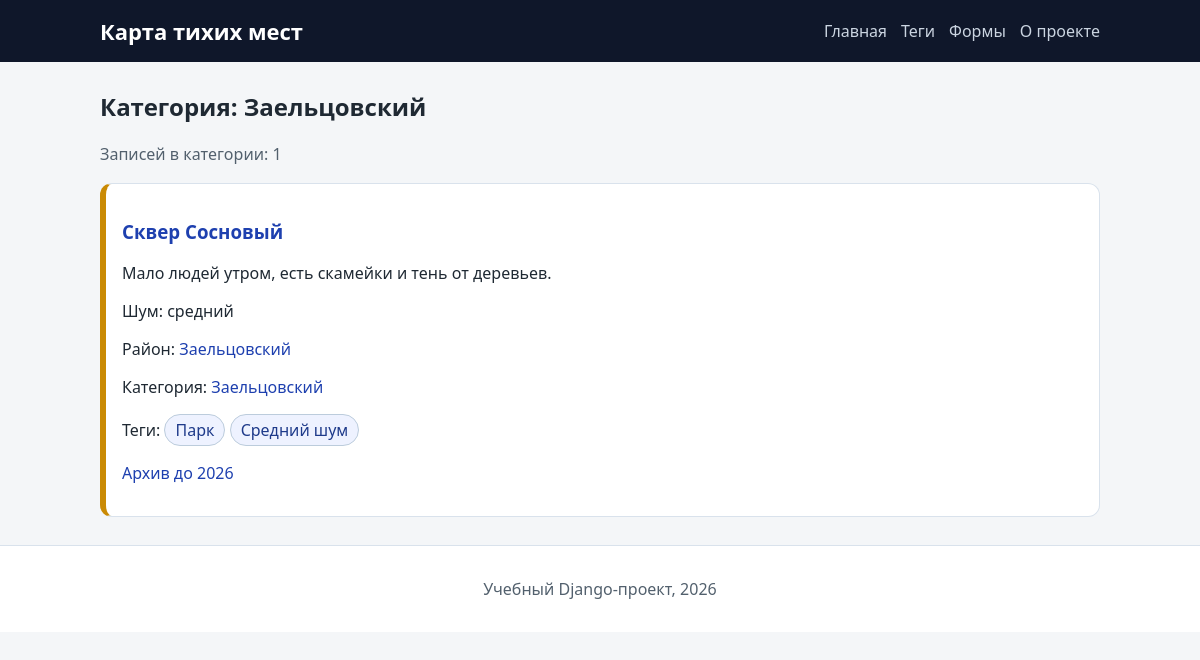
/categories/zaeltsovskiy/, run on an earlier commit of the app's database.
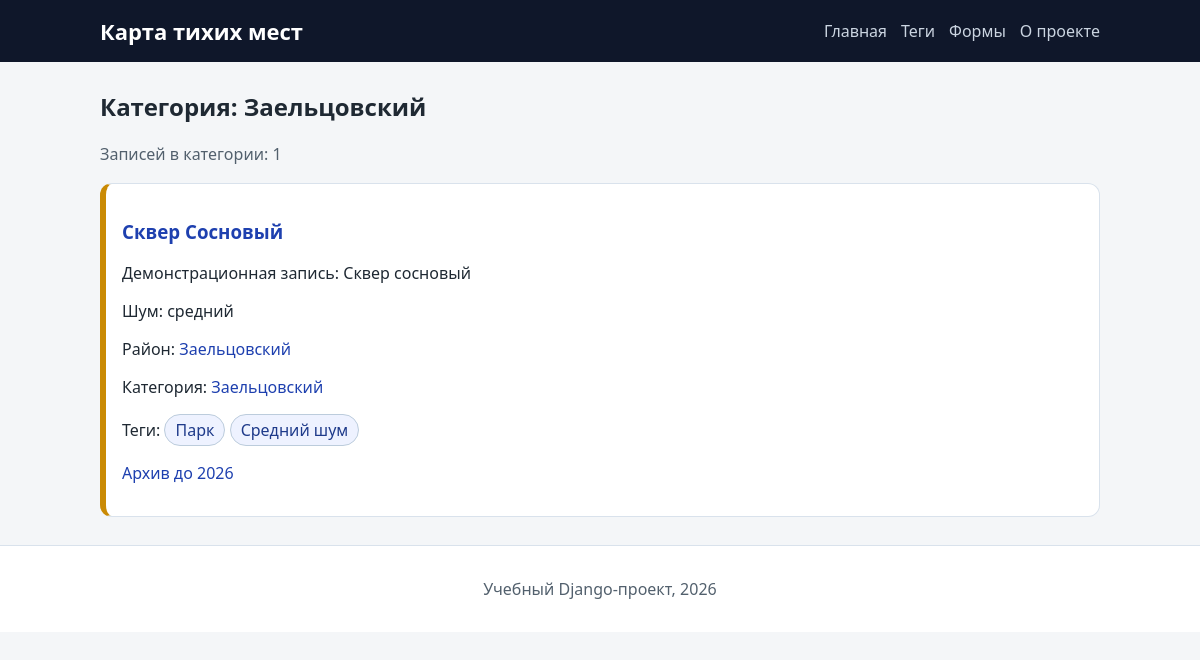
And on a later commit of the database.
### spots/models.py (models this page shows, shortened)
class Spot(models.Model):
    class NoiseLevel(models.IntegerChoices):
        LOW = 1, "Низкий"
        MEDIUM = 2, "Средний"
        HIGH = 3, "Высокий"
    class PublicationStatus(models.IntegerChoices):
        DRAFT = 0, "Черновик"
        PUBLISHED = 1, "Опубликовано"
    title = models.CharField(max_length=255, verbose_name="Название места")
    slug = models.SlugField(max_length=255, unique=True, db_index=True)
    content = models.TextField(blank=True, verbose_name="Описание")
    photo = models.ImageField(
        upload_to=spot_photo_upload_to,
        blank=True,
        null=True,
        verbose_name="Фотография",
    )
    area = models.CharField(max_length=120, verbose_name="Район")
    area_slug = models.SlugField(max_length=120, db_index=True)
    category = models.ForeignKey(
        Category,
        on_delete=models.PROTECT,
        related_name="spots",
        verbose_name="Категория",
    )
    noise_level = models.PositiveSmallIntegerField(
        choices=NoiseLevel.choices,
        default=NoiseLevel.MEDIUM,
        verbose_name="Уровень шума",
    )
    time_create = models.DateTimeField(auto_now_add=True, verbose_name="Создано")
    time_update = models.DateTimeField(auto_now=True, verbose_name="Обновлено")
    status = models.PositiveSmallIntegerField(
        choices=PublicationStatus.choices,
        default=PublicationStatus.PUBLISHED,
        db_index=True,
        verbose_name="Статус публикации",
    )
    tags = models.ManyToManyField(
        Tag,
        blank=True,
        related_name="spots",
        verbose_name="Теги",
    )
    objects = models.Manager()
    published = PublishedSpotManager()
    class Meta:
        verbose_name = "Тихое место"
        verbose_name_plural = "Тихие места"
        ordering = ["-time_create"]
        indexes = [
            models.Index(fields=["-time_create"]),
            models.Index(fields=["status"]),
            models.Index(fields=["area_slug"]),
        ]
    def get_absolute_url(self):
        return reverse("spot_detail", kwargs={"spot_slug": self.slug})

class Category(models.Model):
    name = models.CharField(max_length=100, db_index=True, verbose_name="Категория")
    slug = models.SlugField(max_length=120, unique=True, db_index=True)
    class Meta:
        verbose_name = "Категория"
        verbose_name_plural = "Категории"
        ordering = ["name"]
    def get_absolute_url(self):
        return reverse("category", kwargs={"category_slug": self.slug})

### spots/views.py (the view)
# urls.py: path("categories/<slug:category_slug>/", views.category, name="category"),
def category(request, category_slug: str):
    try:
        category_obj = Category.objects.get(slug=category_slug)
    except Category.DoesNotExist as exc:
        raise Http404("Категория не найдена") from exc
    spots = (
        Spot.published.filter(category=category_obj)
        .select_related("category")
        .prefetch_related("tags", "detail")
    )
    data = build_base_context(f"Категория: {category_obj.name}")
    data["category_obj"] = category_obj
    data["spots"] = spots
    return render(request, "spots/category.html", data)

### spots/converters.py (called while the page is built)
    def to_url(self, value):
        return "%04d" % value

### spots/data.py (called while the page is built)
def build_base_context(title: str) -> dict:
    return {
        "title": title,
        "menu": MENU,
        "current_year": get_current_year(),
    }

def get_current_year() -> int:
    return datetime.now().year

### spots/models.py (called while the page is built)
    def get_queryset(self):
        return super().get_queryset().filter(
            status=Spot.PublicationStatus.PUBLISHED
        )

    def get_absolute_url(self):
        return reverse("tag", kwargs={"tag_slug": self.slug})

### spots/templatetags/spots_tags.py (called while the page is built)
@register.simple_tag
def noise_badge(level: str) -> str:
    labels = {
        Spot.NoiseLevel.LOW: "низкий",
        Spot.NoiseLevel.MEDIUM: "средний",
        Spot.NoiseLevel.HIGH: "высокий",
        "low": "низкий",
        "medium": "средний",
        "high": "высокий",
    }
    return labels.get(level, "неизвестный")

@register.filter
def noise_class(level: str) -> str:
    classes = {
        Spot.NoiseLevel.LOW: "noise-low",
        Spot.NoiseLevel.MEDIUM: "noise-medium",
        Spot.NoiseLevel.HIGH: "noise-high",
        "low": "noise-low",
        "medium": "noise-medium",
        "high": "noise-high",
    }
    return classes.get(level, "noise-unknown")

### spots/templates/spots/category.html
{% extends "spots/base.html" %}
{% load spots_tags %}
{% block content %}
    <h2>{{ title }}</h2>
    <p class="muted">Записей в категории: {{ spots|length }}</p>
    <ul class="cards">
        {% for spot in spots %}
            {% include "spots/includes/spot_card.html" with spot=spot %}
        {% empty %}
            <li class="card">В этой категории пока нет опубликованных мест.</li>
        {% endfor %}
    </ul>
{% endblock %}

### spots/templates/spots/includes/spot_card.html (shortened to what this page needs)
{% load spots_tags %}
<li class="card {{ spot.noise_level|noise_class }}">
    <h3><a href="{{ spot.get_absolute_url }}">{{ spot.title|title }}</a></h3>
    <p>{{ spot.content|truncatechars:85 }}</p>
    <p>Шум: {% noise_badge spot.noise_level %}</p>
    <p>Район: <a href="{% url 'area' spot.area_slug %}">{{ spot.area }}</a></p>
    <p>Категория: <a href="{{ spot.category.get_absolute_url }}">{{ spot.category.name }}</a></p>
    {% with spot_tags=spot.tags.all %}
        {% if spot_tags %}
            <p class="tag-list">
                Теги:
                {% for tag in spot_tags %}
                    <a class="tag-chip" href="{{ tag.get_absolute_url }}">{{ tag.name }}</a>
                {% endfor %}
            </p>
        {% endif %}
    {% endwith %}
    <p><a href="{% url 'archive' spot.time_create.year %}">Архив до {{ spot.time_create|date:"Y" }}</a></p>
</li>

What changed in the data, as far as the page shows it:
changed Spot "Сквер Сосновый": content "Мало людей утром, есть скамейки и тень от деревьев." → "Демонстрационная запись: Сквер сосновый"
